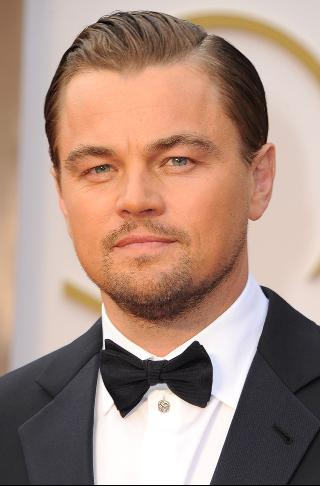
#> input picture Image-Recognition/Training_Data/Leo/leo1.jpg, 320 x 486 px
$ python Face_Recog.py Image-Recognition/Training_Data/Bill/bill1.jpeg
#> lines starting #> are read from the running program, lines starting #| are printed output that depends on the picture; after the words box and inside, x2 and y2 are one past the last pixel; in counts of white or black regions, pixels touching at a corner belong together
### Image-Recognition/create_csv.py
import os, os.path
import numpy as np
import cv2

def create():

	if not "Training_Faces" in os.listdir("."):
		os.mkdir("Training_Faces")
	else:
		return

	faceCascade = cv2.CascadeClassifier('haarcascade_face.xml')

	label = 0
	i=1
	arr = []

	for dirname, dirnames, filenames in os.walk('Training_Data'):

		for subdirname in dirnames:

			subject_path = os.path.join(dirname, subdirname)

			for filename in os.listdir(subject_path):

				if filename.endswith('.jpg') or filename.endswith('.png') or filename.endswith('.jpeg'):

					abs_path = "%s/%s" % (subject_path, filename)
					image=cv2.imread(abs_path)
#> image is the input picture: shape (486, 320, 3); mean B, G, R 127.6, 140.7, 168.6
					faces = faceCascade.detectMultiScale(image,scaleFactor=1.1,minNeighbors=5,minSize=(30, 30),flags = 0)
#> faces = [[34, 79, 211, 211]]

					for (x, y, w, h) in faces:
						os.chdir("Training_Faces")
						cv2.imwrite(str(label)+str(i)+".jpg",image[y-15:y+h+15,x-15:x+w+15])
						arr.append( ["Training_Faces/"+str(label)+str(i)+".jpg",label] )
						os.chdir("../")
						cv2.rectangle(image, (x, y), (x+w, y+h), (0, 255, 0), 2)
						i+=1
#> this loop made 1 pass
#> (x, y, w, h, i) on pass 1: (34, 79, 211, 211, 2)
#> pass 1, in create, `cv2.imwrite(str(label)+str(i)+".jpg",image[y-15:y+h+15,x-15:x+w+15])`:
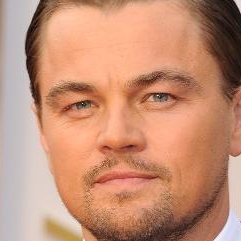
#> saved as 01.jpg: shape (241, 241, 3); mean B, G, R 117.7, 143.6, 196.6
#> after the loop:
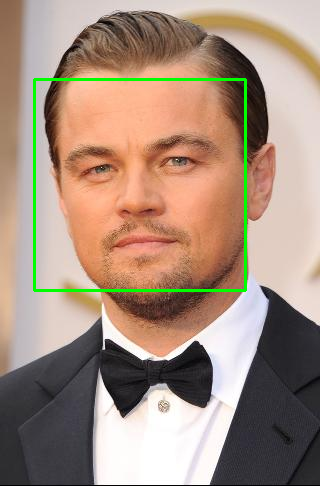
#> image: shape (486, 320, 3); 1.63% of pixels changed, all inside (x1, y1, x2, y2) = (33, 78, 247, 292)
#> after the loop, arr = [['Training_Faces/01.jpg', 0]]; i = 2
					np.savetxt('train_faces.csv',arr,delimiter=',', fmt='%s')

			label = label + 1

	print ("CSV CREATED!")


### Face_Recog.py
import cv2
import sys
import create_csv
import pandas as pd
import numpy as np

if len(sys.argv)<2:
	print ("Please add Test Image Path")
	sys.exit()

test_img = sys.argv[1]

faceCascade = cv2.CascadeClassifier('haarcascade_face.xml')

def train():

	# Create 'train_faces.csv', which contains the images and their corresponding labels
	create_csv.create()

	# Face Recognizer using Linear Binary Pattern Histogram Algo
#> (the run stopped early here; a loop or call above may not have finished)
